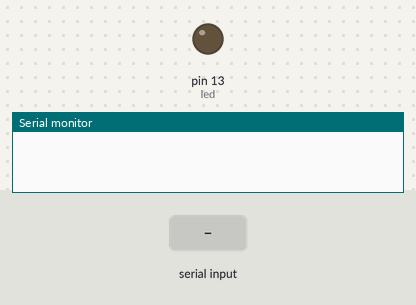
This sketch was run on a simulated Arduino Uno, built with avr-gcc and run on an emulated ATmega328P. Shown: output pins drawn as LEDs (lit = HIGH), the last lines printed to the serial monitor. Dashed ring = blinking. Inputs (shaded band) come from the test bench.

Above: at 1.2 s.
1.3 s: "c" received over Serial
At 4.2 s:
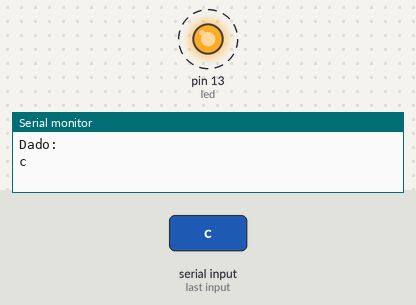
4.3 s: "a" received over Serial
At 4.9 s:
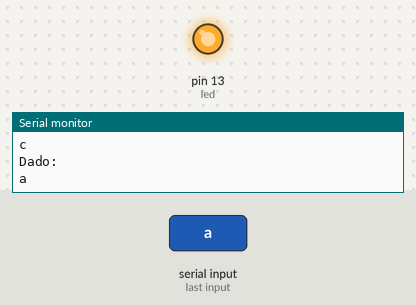
5.8 s: "b" received over Serial
At 7.0 s:
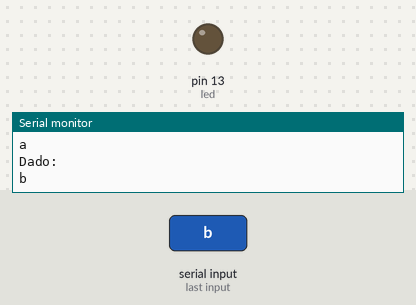
Timing chart, 0 to 8.8 s (numbered marks = the images above; inputs shaded):
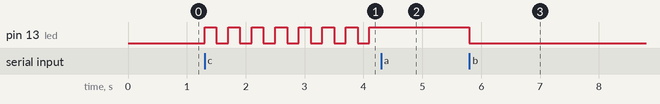

Measured:
- after the input at 1.3 s, pin 13 (led): alternates HIGH for 0.20 s and LOW for 0.20 s, starting at once
- after the input at 4.3 s, pin 13 (led): stops changing and stays HIGH
- after the input at 5.8 s, pin 13 (led): HIGH → LOW at once

The sketch:

led_arduino.ino
```cpp
char comando;
#define led 13
boolean Status = 0, x=0;

void setup() {
  Serial.begin(9600);
  pinMode(led,OUTPUT);
  digitalWrite(led, LOW);
}

void loop() {
  if(x == 1) {
    blink();
  }

  if (Serial.available() > 0) {

    comando = Serial.read();

    if (comando =='a'){
      digitalWrite(led, HIGH);
      x=0;

    }
    if(comando =='b') {
      digitalWrite(led, LOW);
      x=0;
    }
    if(comando == 'c') {
      x=1;
    }

    Serial.println("Dado: ");
    Serial.println(comando);
  }

}

void blink(){
  Status = !Status;
      digitalWrite(led, Status);
      delay(200);
}
```
